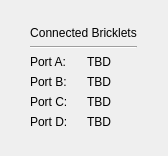
<?xml version="1.0" encoding="UTF-8"?>
<ui version="4.0">
 <class>HATZero</class>
 <widget class="QWidget" name="HATZero">
  <property name="geometry">
   <rect>
    <x>0</x>
    <y>0</y>
    <width>168</width>
    <height>156</height>
   </rect>
  </property>
  <property name="windowTitle">
   <string>Form</string>
  </property>
  <layout class="QHBoxLayout" name="horizontalLayout_3">
   <item>
    <spacer name="horizontalSpacer">
     <property name="orientation">
      <enum>Qt::Horizontal</enum>
     </property>
     <property name="sizeHint" stdset="0">
      <size>
       <width>40</width>
       <height>20</height>
      </size>
     </property>
    </spacer>
   </item>
   <item>
    <layout class="QVBoxLayout" name="verticalLayout_2">
     <item>
      <spacer name="verticalSpacer">
       <property name="orientation">
        <enum>Qt::Vertical</enum>
       </property>
       <property name="sizeHint" stdset="0">
        <size>
         <width>20</width>
         <height>40</height>
        </size>
       </property>
      </spacer>
     </item>
     <item>
      <layout class="QHBoxLayout" name="horizontalLayout_2">
       <item>
        <widget class="QLabel" name="label_22">
         <property name="text">
          <string>Connected Bricklets</string>
         </property>
         <property name="alignment">
          <set>Qt::AlignCenter</set>
         </property>
        </widget>
       </item>
      </layout>
     </item>
     <item>
      <widget class="Line" name="line_4">
       <property name="orientation">
        <enum>Qt::Horizontal</enum>
       </property>
      </widget>
     </item>
     <item>
      <layout class="QHBoxLayout" name="horizontalLayout">
       <item>
        <layout class="QGridLayout" name="gridLayout_4">
         <item row="2" column="0">
          <widget class="QLabel" name="label_8">
           <property name="text">
            <string>Port A:</string>
           </property>
          </widget>
         </item>
         <item row="3" column="0">
          <widget class="QLabel" name="label_9">
           <property name="text">
            <string>Port B:</string>
           </property>
          </widget>
         </item>
         <item row="4" column="0">
          <widget class="QLabel" name="label_14">
           <property name="text">
            <string>Port C:</string>
           </property>
          </widget>
         </item>
         <item row="5" column="0">
          <widget class="QLabel" name="label_16">
           <property name="text">
            <string>Port D:</string>
           </property>
          </widget>
         </item>
         <item row="2" column="1">
          <widget class="QLabel" name="port_a">
           <property name="text">
            <string>TBD</string>
           </property>
          </widget>
         </item>
         <item row="3" column="1">
          <widget class="QLabel" name="port_b">
           <property name="text">
            <string>TBD</string>
           </property>
          </widget>
         </item>
         <item row="4" column="1">
          <widget class="QLabel" name="port_c">
           <property name="text">
            <string>TBD</string>
           </property>
          </widget>
         </item>
         <item row="5" column="1">
          <widget class="QLabel" name="port_d">
           <property name="text">
            <string>TBD</string>
           </property>
          </widget>
         </item>
        </layout>
       </item>
      </layout>
     </item>
     <item>
      <spacer name="verticalSpacer_2">
       <property name="orientation">
        <enum>Qt::Vertical</enum>
       </property>
       <property name="sizeHint" stdset="0">
        <size>
         <width>20</width>
         <height>40</height>
        </size>
       </property>
      </spacer>
     </item>
    </layout>
   </item>
   <item>
    <spacer name="horizontalSpacer_2">
     <property name="orientation">
      <enum>Qt::Horizontal</enum>
     </property>
     <property name="sizeHint" stdset="0">
      <size>
       <width>40</width>
       <height>20</height>
      </size>
     </property>
    </spacer>
   </item>
  </layout>
 </widget>
 <resources/>
 <connections/>
</ui>
